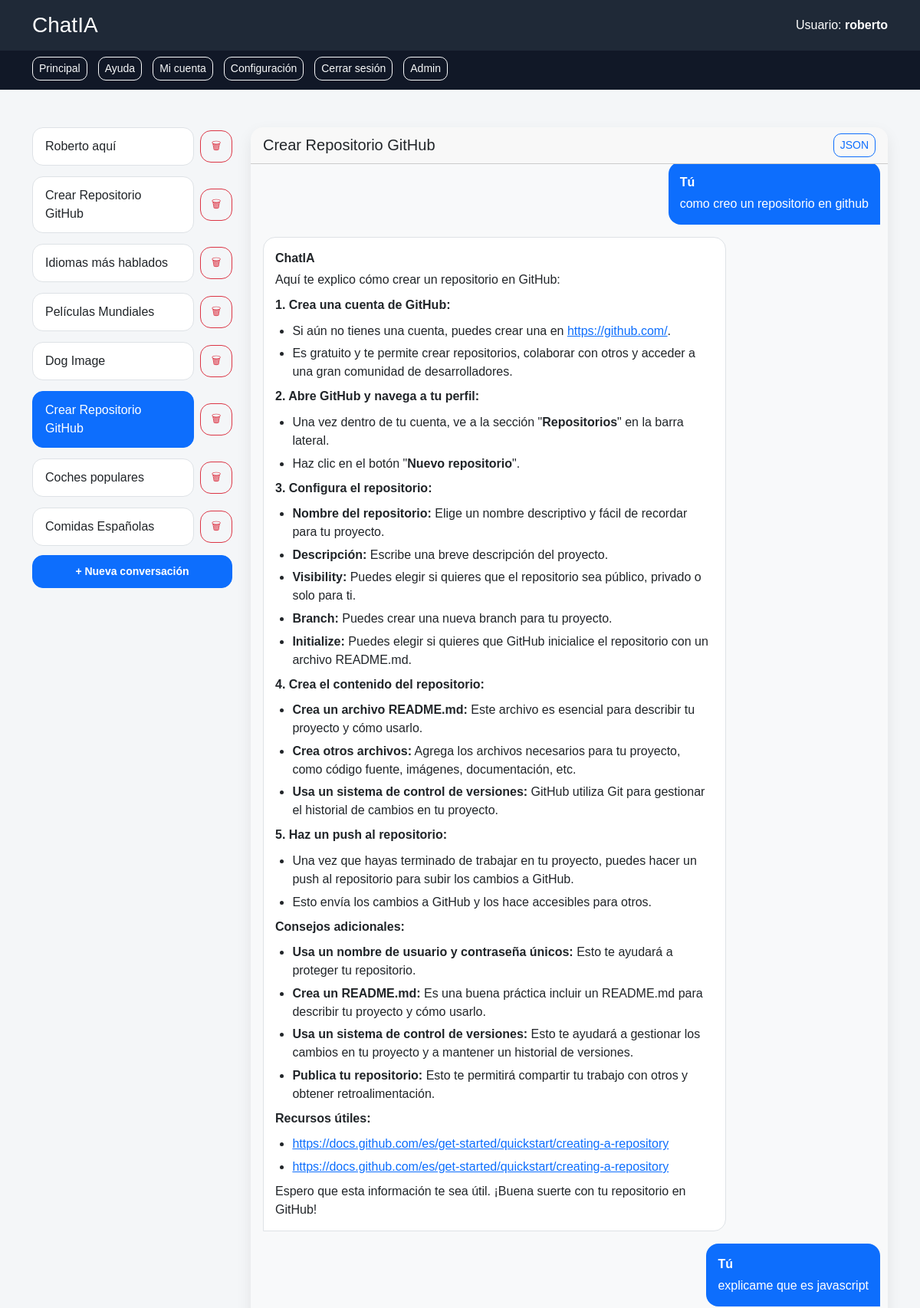
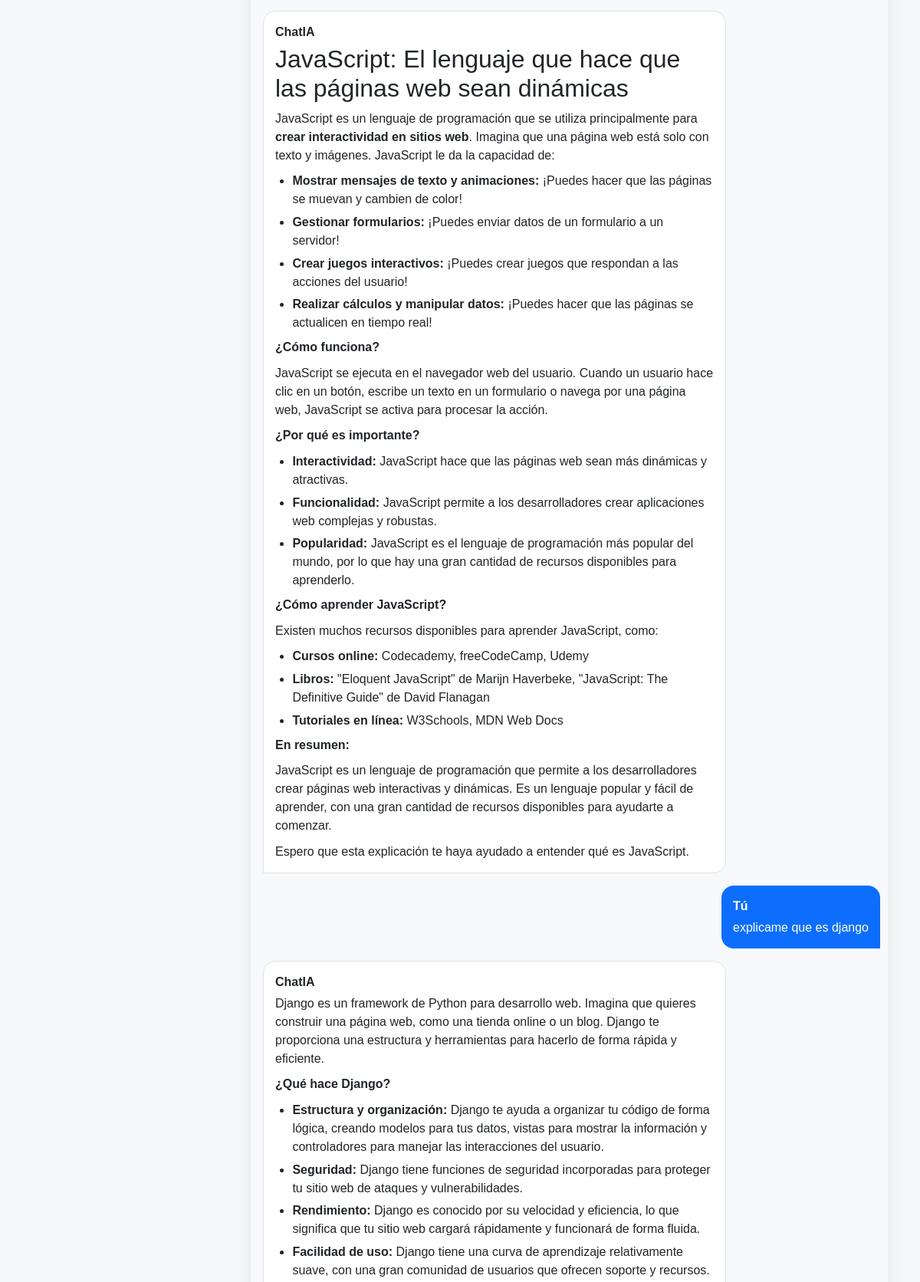
The app's page /cuenta/?conv_id=3 (signed in, upper part) with its own data (2 pictures, top to bottom).
### chatbot/models.py (models this page shows, shortened)
class Conversacion(models.Model): #es una ForeignKey de User, porque cada usuario puede tener varias conversaciones
    usuario = models.ForeignKey('auth.User',on_delete=models.CASCADE,related_name='conversaciones')
    titulo = models.CharField(max_length=100, default='Nueva conversación')
    fecha_creacion = models.DateTimeField(auto_now_add=True)
    fecha_actualizacion = models.DateTimeField(auto_now=True)

class Mensaje(models.Model): # es una ForignKey de Conversacion, porque cada conversación tiene varios mensajes
    conversacion = models.ForeignKey(Conversacion,on_delete=models.CASCADE,related_name='mensajes')
    rol = models.CharField(max_length=10,choices=[('user','Usuario'),('assistant','ChatIA')])
    contenido = models.TextField()
    fecha_creacion = models.DateTimeField(auto_now_add=True)

### chatbot/views.py (the view)
# urls.py: path('cuenta/', views.cuenta, name='cuenta'),
@login_required
def cuenta(request):
    conversaciones = Conversacion.objects.filter(usuario=request.user).order_by('-fecha_actualizacion', '-id')
    conv_id = request.GET.get('conv_id')
    if conv_id:
        conversacion = get_object_or_404(
            Conversacion,
            id=conv_id,
            usuario=request.user
        )
    else:
        conversacion = conversaciones.first()
    form = PromptForm()
    if conversacion:
        mensajes = preparar_mensajes_para_html(
            conversacion.mensajes.order_by('id')
        )
    else:
        mensajes = []
    return render(request, 'cuenta.html', {
        'form': form,
        'conversaciones': conversaciones,
        'conversacion_activa': conversacion,
        'mensajes': mensajes,
    })

### chatbot/utils.py (called while the page is built)
def convertir_markdown_a_html(texto):
    if not texto:
        return ""
    texto_seguro = escape(texto)
    html = markdown.markdown(
        texto_seguro,
        extensions=[
            "nl2br",
            "fenced_code",
            "tables",
        ]
    )
    return html

def preparar_mensajes_para_html(mensajes):
    for mensaje in mensajes:
        if mensaje.rol == 'assistant':
            mensaje.respuesta_html = convertir_markdown_a_html(mensaje.contenido)
        else:
            mensaje.respuesta_html = mensaje.contenido
    return mensajes

### chatbot/templates/cuenta.html (shortened to what this page needs)
{% extends "base.html" %}
{% block content %}
    {% include "cuenta_contenido.html" %}
{% endblock %}

### chatbot/templates/base.html (shortened to what this page needs)
{% load static %}
<!DOCTYPE html>
<html lang="es">
<head>
    <link href="https://cdn.jsdelivr.net/npm/bootstrap@5.3.3/dist/css/bootstrap.min.css" rel="stylesheet">
    <link rel="stylesheet" href="{% static 'estilos.css' %}?v=54">
</head>
<body class="tema-{{ tema_usuario|default:'claro' }}">
<header id="cabecera" class="p-3">
    <div class="container d-flex justify-content-between align-items-center flex-wrap gap-2">
        <a href="/" class="text-decoration-none">
            <h1 class="h3 mb-0">ChatIA</h1>
        </a>
        <div>
            {% if user.is_authenticated %}
                Usuario: <strong>{{ user.username }}</strong>
            {% else %}
                Usuario no autenticado
            {% endif %}
        </div>
    </div>
</header>
<nav id="menu" class="p-2">
    <div class="container d-flex flex-wrap gap-2">
        <a href="/" class="btn btn-sm btn-outline-light">Principal</a>
        <a href="{% url 'ayuda' %}" class="btn btn-sm btn-outline-light">Ayuda</a>
        {% if user.is_authenticated %}
            <a href="{% url 'cuenta' %}" class="btn btn-sm btn-outline-light">Mi cuenta</a>
            <a href="{% url 'configuracion' user.username %}" class="btn btn-sm btn-outline-light">Configuración</a>
            <a href="{% url 'logout' %}" class="btn btn-sm btn-outline-light">Cerrar sesión</a>
        {% else %}
            <a href="{% url 'login' %}" class="btn btn-sm btn-outline-light">Login</a>
            <a href="{% url 'registro' %}" class="btn btn-sm btn-outline-light">Registro</a>
        {% endif %}
        <a href="/admin/" class="btn btn-sm btn-outline-light">Admin</a>
    </div>
</nav>
<main id="contenido" class="container my-4">
    {% block content %}
    {% endblock %}
</main>
</body>
</html>

### chatbot/templates/cuenta_contenido.html (shortened to what this page needs)
<div class="row zona-cuenta" id="zona-cuenta">
    <div class="col-lg-3 mb-4" id="sidebar-conversaciones">
        <div class="list-group">
            {% for conv in conversaciones %}
                <div class="conversation-row d-flex justify-content-between align-items-center mb-1">
                    <a href="?conv_id={{ conv.id }}"
                       class="list-group-item list-group-item-action {% if conversacion_activa and conv.id == conversacion_activa.id %}active{% endif %}">
                        {{ conv.titulo }}
                    </a>
                    <form method="post"
                          action="{% url 'borrar_conversacion' conv.id %}"
                          class="d-inline"
                          onsubmit="return confirm('¿Seguro que quieres borrar esta conversación?');">
                        <button type="submit" class="btn btn-sm btn-outline-danger">
                            🗑
                        </button>
                    </form>
                </div>
            {% empty %}
                <div class="text-muted small p-3 bg-white rounded">
                    Todavía no tienes conversaciones.
                </div>
            {% endfor %}
        </div>
        <form method="post" action="{% url 'crear_conversacion' %}" class="mt-2">
            <button type="submit" class="btn btn-primary btn-sm w-100">
                + Nueva conversación
            </button>
        </form>
    </div>
    <div class="col-lg-9 mb-4 d-flex flex-column">
        <section class="card shadow-sm flex-grow-1 d-flex flex-column">
            <div class="card-header d-flex justify-content-between align-items-center">
                {% if conversacion_activa %}
                    <h3 class="h5 mb-0">{{ conversacion_activa.titulo }}</h3>
                    <a href="{% url 'conversacion_json' conversacion_activa.id %}"
                       class="btn btn-sm btn-outline-primary"
                       target="_blank">
                        JSON
                    </a>
                {% else %}
                    <h3 class="h5 mb-0">Nueva conversación</h3>
                {% endif %}
            </div>
            <div class="card-body chat-box flex-grow-1" id="chat-mensajes">
                {% for mensaje in mensajes %}
                    {% if mensaje.rol == 'user' %}
                        <div class="d-flex justify-content-end mb-3">
                            <div class="mensaje-usuario">
                                <strong>Tú</strong>
                                <p class="mb-0 mt-1">{{ mensaje.contenido }}</p>
                            </div>
                        </div>
                    {% else %}
                        <div class="d-flex justify-content-start mb-3">
                            <div class="mensaje-ia">
                                <strong>ChatIA</strong>
                                <div class="mb-0 mt-1 markdown-content">
                                    {{ mensaje.respuesta_html|safe }}
                                </div>
                            </div>
                        </div>
                    {% endif %}
                {% empty %}
                    <p class="text-muted text-center mb-0">
                        Escribe tu primer mensaje para crear una conversación.
                    </p>
                {% endfor %}
            </div>
        </section>
    </div>
</div>

### static/estilos.css (style rules this page uses)
body { background-color: #f4f6f8; color: #212529; font-family: Arial, Helvetica, sans-serif; font-size: 16px; margin: 0; }
#cabecera { background-color: #1f2937; color: white; }
#cabecera a { color: white; text-decoration: none; }
#menu { background-color: #111827; color: white; }
#menu a { margin-right: 6px; margin-bottom: 4px; }
#contenido { min-height: 70vh; padding-top: 25px; padding-bottom: 25px; }
.card { border-radius: 16px; border: none; }
.card-header { border-radius: 16px 16px 0 0 !important; }
.shadow-sm { box-shadow: 0 8px 20px rgba(0, 0, 0, 0.08) !important; }
.btn { border-radius: 10px; }
#sidebar-conversaciones { height: 80vh; overflow-y: auto; position: sticky; top: 20px; }
.chat-box { height: 60vh; min-height: 350px; overflow-y: auto; display: block !important; background-color: #f8f9fa; padding-right: 10px; scroll-behavior: smooth; }
.mensaje-usuario { max-width: 75%; padding: 15px; border-radius: 16px 16px 0 16px; background-color: #0d6efd; color: white; }
.mensaje-ia { max-width: 75%; padding: 15px; border-radius: 16px 16px 16px 0; background-color: white; color: #212529; border: 1px solid #dee2e6; }
.zona-cuenta { min-height: 80vh; }
#sidebar-conversaciones .list-group { display: flex; flex-direction: column; gap: 10px; }
#sidebar-conversaciones .d-flex { gap: 8px; }
#sidebar-conversaciones .list-group-item { border-radius: 14px !important; border: 1px solid #dee2e6; padding: 12px 16px; font-weight: 500; transition: all 0.2s ease; }
#sidebar-conversaciones .list-group-item.active { border-radius: 14px !important; background-color: #0d6efd; border-color: #0d6efd; color: white; }
#sidebar-conversaciones .btn-outline-danger { border-radius: 14px; min-width: 42px; height: 42px; display: flex; align-items: center; justify-content: center; }
#sidebar-conversaciones .btn-primary { border-radius: 14px; padding: 10px 14px; font-weight: 600; }
.conversation-row { width: 100%; }
.conversation-row .list-group-item { flex: 1; }
.markdown-content p { margin-bottom: 0.6rem; }
.markdown-content p:last-child { margin-bottom: 0; }
.markdown-content strong { font-weight: 700; }
.markdown-content ul, .markdown-content ol { margin-top: 0.5rem; margin-bottom: 0.5rem; padding-left: 1.4rem; }
.markdown-content li { margin-bottom: 0.35rem; }

### records on screen
Conversacion: titulo "Roberto aquí"
Conversacion: titulo "Crear Repositorio GitHub"
Conversacion: titulo "Idiomas más hablados"
Conversacion: titulo "Películas Mundiales"
Conversacion: titulo "Dog Image"
Conversacion: titulo "Crear Repositorio GitHub"
Conversacion: titulo "Coches populares"
Conversacion: titulo "Comidas Españolas"
Mensaje: contenido "como creo un repositorio en github"
Mensaje: respuesta_html "Aquí te explico cómo crear un repositorio en GitHub: 1. Crea una cuenta de GitHub: Si aún no tienes una cuenta, puedes crear una en https://github.com/ . Es gratuito y te permite crear repositorios, colaborar con otros y acceder a una gran comunidad de desarrolladores. 2. Abre GitHub y navega a tu perfil: Una vez dentro de tu cuenta, ve a la sección \" Repositorios \" en la barra lateral. Haz clic en el botón \" Nuevo repositorio \". 3. Configura el repositorio: Nombre del repositorio: Elige un nombre descriptivo y fácil de recordar para tu proyecto. Descripción: Escribe una breve descripción del proyecto. Visibility: Puedes elegir si quieres que el repositorio sea público, privado o solo para…"
Mensaje: contenido "explicame que es javascript"
Mensaje: respuesta_html "JavaScript: El lenguaje que hace que las páginas web sean dinámicas JavaScript es un lenguaje de programación que se utiliza principalmente para crear interactividad en sitios web . Imagina que una página web está solo con texto y imágenes. JavaScript le da la capacidad de: Mostrar mensajes de texto y animaciones: ¡Puedes hacer que las páginas se muevan y cambien de color! Gestionar formularios: ¡Puedes enviar datos de un formulario a un servidor! Crear juegos interactivos: ¡Puedes crear juegos que respondan a las acciones del usuario! Realizar cálculos y manipular datos: ¡Puedes hacer que las páginas se actualicen en tiempo real! ¿Cómo funciona? JavaScript se ejecuta en el navegador web…"
Mensaje: contenido "explicame que es django"
Mensaje: respuesta_html "Django es un framework de Python para desarrollo web. Imagina que quieres construir una página web, como una tienda online o un blog. Django te proporciona una estructura y herramientas para hacerlo de forma rápida y eficiente. ¿Qué hace Django? Estructura y organización: Django te ayuda a organizar tu código de forma lógica, creando modelos para tus datos, vistas para mostrar la información y controladores para manejar las interacciones del usuario. Seguridad: Django tiene funciones de seguridad incorporadas para proteger tu sitio web de ataques y vulnerabilidades. Rendimiento: Django es conocido por su velocidad y eficiencia, lo que significa que tu sitio web cargará rápidamente y…"

### other values on screen
{{ user.username }} "roberto"
